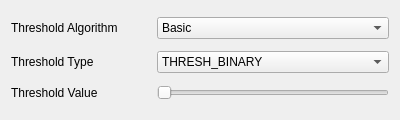
<?xml version="1.0" encoding="UTF-8"?>
<ui version="4.0">
 <class>Threshold</class>
 <widget class="QWidget" name="Threshold">
  <property name="geometry">
   <rect>
    <x>0</x>
    <y>0</y>
    <width>400</width>
    <height>120</height>
   </rect>
  </property>
  <property name="windowTitle">
   <string>Threshold</string>
  </property>
  <layout class="QVBoxLayout" name="verticalLayout">
   <item>
    <layout class="QHBoxLayout" name="horizontalLayout">
     <item>
      <widget class="QLabel" name="label_3">
       <property name="maximumSize">
        <size>
         <width>140</width>
         <height>16777215</height>
        </size>
       </property>
       <property name="text">
        <string>Threshold Algorithm</string>
       </property>
      </widget>
     </item>
     <item>
      <widget class="QComboBox" name="comboBox_algorithm">
       <item>
        <property name="text">
         <string>Basic</string>
        </property>
       </item>
       <item>
        <property name="text">
         <string>Adaptive</string>
        </property>
       </item>
       <item>
        <property name="text">
         <string>Watershed</string>
        </property>
       </item>
      </widget>
     </item>
    </layout>
   </item>
   <item>
    <layout class="QHBoxLayout" name="horizontalLayout_3">
     <item>
      <widget class="QLabel" name="label">
       <property name="minimumSize">
        <size>
         <width>140</width>
         <height>0</height>
        </size>
       </property>
       <property name="maximumSize">
        <size>
         <width>140</width>
         <height>16777215</height>
        </size>
       </property>
       <property name="text">
        <string>Threshold Type</string>
       </property>
      </widget>
     </item>
     <item>
      <widget class="QComboBox" name="comboBox_type">
       <item>
        <property name="text">
         <string>THRESH_BINARY</string>
        </property>
       </item>
       <item>
        <property name="text">
         <string>THRESH_BINARY_INV</string>
        </property>
       </item>
       <item>
        <property name="text">
         <string>THRESH_TRUNC</string>
        </property>
       </item>
       <item>
        <property name="text">
         <string>THRESH_TOZERO</string>
        </property>
       </item>
       <item>
        <property name="text">
         <string>THRESH_TOZERO_INV</string>
        </property>
       </item>
      </widget>
     </item>
    </layout>
   </item>
   <item>
    <layout class="QHBoxLayout" name="horizontalLayout_2">
     <item>
      <widget class="QLabel" name="label_2">
       <property name="minimumSize">
        <size>
         <width>140</width>
         <height>0</height>
        </size>
       </property>
       <property name="text">
        <string>Threshold Value</string>
       </property>
      </widget>
     </item>
     <item>
      <widget class="QSlider" name="horizontalSlider_thresholdvalue">
       <property name="maximum">
        <number>255</number>
       </property>
       <property name="orientation">
        <enum>Qt::Horizontal</enum>
       </property>
      </widget>
     </item>
    </layout>
   </item>
  </layout>
 </widget>
 <resources/>
 <connections/>
</ui>
